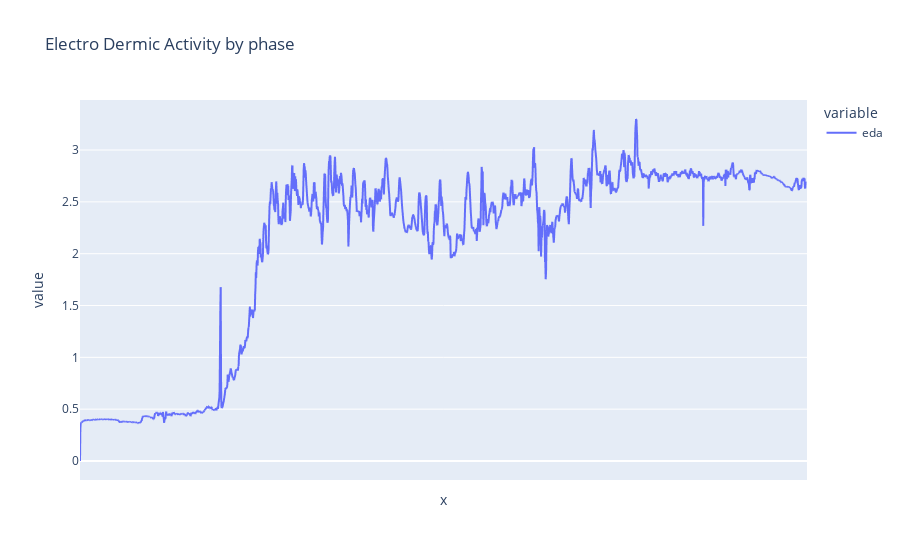
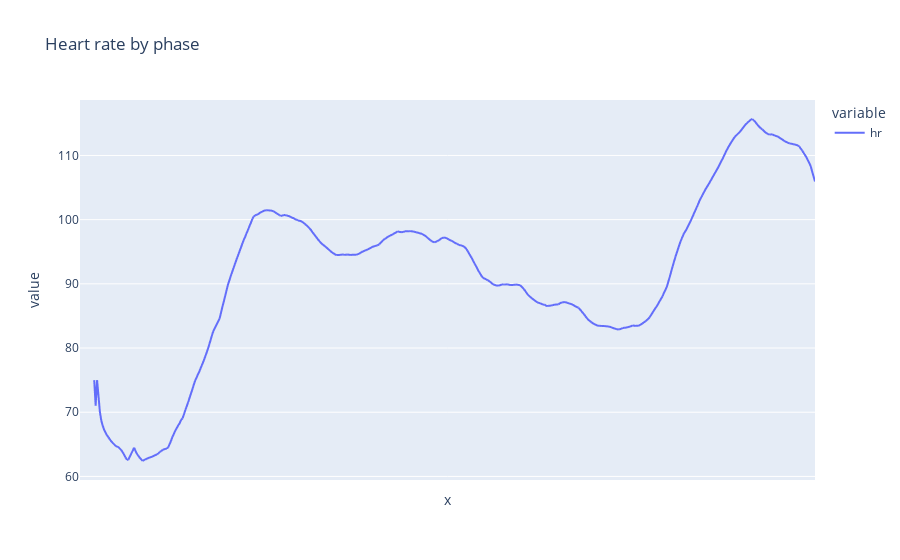

Notebook code for these charts, in order:
### Code cell
sample_size = 1

def plot_line_graph(df, x, y, title, sample_size=None):

    n_samples = hr[::sample_size].shape[0]

    fig = px.line(df[::sample_size], x=x, y=y, title=title).update_traces(connectgaps=True)
    fig.update_traces(secondary_y=True)

    # Update x-axis labels
    fig.update_xaxes(tickvals=np.arange(0, n_samples, step=n_samples/15),ticktext=phase_names)

    return fig
print(f"TODO: Change plot x and y labels, and change time from absolute to relative from beggining")

fig_eda = plot_line_graph(eda_hr, eda_hr.index, ['eda'], "Electro Dermic Activity by phase")
fig_eda.show()

fig_hr = plot_line_graph(eda_hr, eda_hr.index, ['hr'], "Heart rate by phase")
fig_hr.show()

### Figure 1 — Plotly figure (JSON) as saved in the notebook; plotly's stock layout.template omitted (floating-point values rounded to 4 significant figures; data arrays with more than 128 entries replaced by an {"elided": "..."} marker saying what was removed)
{"data": [{"connectgaps": true, "hovertemplate": "variable=eda<br>x=%{x}<br>value=%{y}<extra></extra>", "legendgroup": "eda", "line": {"color": "#636efa", "dash": "solid"}, "marker": {"symbol": "circle"}, "mode": "lines", "name": "eda", "showlegend": true, "type": "scattergl", "x": {"elided": "2571 str values"}, "xaxis": "x", "y": {"elided": "2571 float values"}, "yaxis": "y"}], "layout": {"legend": {"title": {"text": "variable"}, "tracegroupgap": 0}, "title": {"text": "Electro Dermic Activity by phase"}, "xaxis": {"anchor": "y", "domain": [0, 1], "ticktext": ["start", "standup", "walkingToStore", "inEntrance", "walkingToCorrectSection", "pickUpItem", "walkingToCheckout", "inTheCheckout", "inItsTurn", "goToTheExit", "inTheExit", "comingBack", "inTheStartPoint", "end"], "tickvals": [0, 33.8, 67.6, 101.4, 135.2, 169, 202.8, 236.6, 270.4, 304.2, 338, 371.8, 405.6, 439.4, 473.2, 507.0], "title": {"text": "x"}}, "yaxis": {"anchor": "x", "domain": [0, 1], "title": {"text": "value"}}}}

### Figure 2 — Plotly figure (JSON) as saved in the notebook; plotly's stock layout.template omitted (floating-point values rounded to 4 significant figures; data arrays with more than 128 entries replaced by an {"elided": "..."} marker saying what was removed)
{"data": [{"connectgaps": true, "hovertemplate": "variable=hr<br>x=%{x}<br>value=%{y}<extra></extra>", "legendgroup": "hr", "line": {"color": "#636efa", "dash": "solid"}, "marker": {"symbol": "circle"}, "mode": "lines", "name": "hr", "showlegend": true, "type": "scattergl", "x": {"elided": "2571 str values"}, "xaxis": "x", "y": {"elided": "2571 float values"}, "yaxis": "y"}], "layout": {"legend": {"title": {"text": "variable"}, "tracegroupgap": 0}, "title": {"text": "Heart rate by phase"}, "xaxis": {"anchor": "y", "domain": [0, 1], "ticktext": ["start", "standup", "walkingToStore", "inEntrance", "walkingToCorrectSection", "pickUpItem", "walkingToCheckout", "inTheCheckout", "inItsTurn", "goToTheExit", "inTheExit", "comingBack", "inTheStartPoint", "end"], "tickvals": [0, 33.8, 67.6, 101.4, 135.2, 169, 202.8, 236.6, 270.4, 304.2, 338, 371.8, 405.6, 439.4, 473.2, 507.0], "title": {"text": "x"}}, "yaxis": {"anchor": "x", "domain": [0, 1], "title": {"text": "value"}}}}
